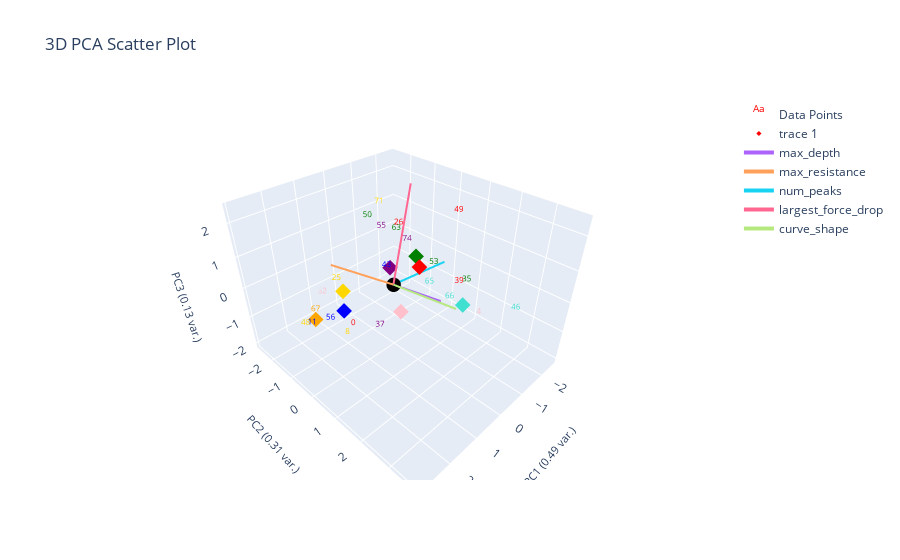

The cell this chart's notebook holds for it:
### Markdown cell above
# Clustering Marion's Labels

### Code cell
marions_labeled_data = data_features_df[data_features_df['marions_ylabels'].notna()].copy() # removes NaN's which correspond to non-labled data
# encodes object into categorical variables
marions_labeled_data['encoded'], uniques = pd.factorize(marions_labeled_data['marions_ylabels'])

plotting.plot_clusters_seperately(marions_labeled_data['encoded'].tolist(), marions_labeled_data.index.tolist(), depth_resist_curve_df_list, 
                         cluster_category_names=uniques.tolist())

def find_marions_labels_means(marions_labeled_data: pd.DataFrame) -> pd.DataFrame:
    # remove non-important cols
    marions_labeled_data = marions_labeled_data.copy()
    numerical_data = plotting.extract_numerical_features(marions_labeled_data)
    marions_labeled_data['encoded'], uniques = pd.factorize(marions_labeled_data['marions_ylabels'])
    label_centroids = []
    for label_num, label_name in enumerate(uniques):
        label_features = numerical_data[marions_labeled_data['encoded'] == label_num]
        label_centroid = label_features.mean(axis=0).tolist() # drop cols for mean calculation
        label_centroid.extend([label_name, label_num])

        label_centroids.append(label_centroid)
    return_cols = numerical_data.columns.tolist()
    return_cols.extend(['marions_ylabels', 'encoded'])
    return pd.DataFrame(data=label_centroids, columns=return_cols)

marions_label_centroids = find_marions_labels_means(marions_labeled_data)
plotting.plot_pca(marions_labeled_data, marions_labeled_data['encoded'], 3, graph_title='marions_ylabels', centroids=marions_label_centroids)

### Figure 1 — Plotly figure (JSON) as saved in the notebook; plotly's stock layout.template omitted (floating-point values rounded to 4 significant figures)
{"data": [{"mode": "text", "name": "Data Points", "text": ["0", "8", "11", "25", "26", "35", "37", "39", "41", "43", "46", "48", "49", "50", "53", "55", "56", "62", "63", "65", "66", "67", "71", "74"], "textfont": {"color": ["red", "gold", "blue", "gold", "red", "green", "purple", "red", "pink", "blue", "turquoise", "gold", "red", "green", "green", "purple", "blue", "pink", "green", "turquoise", "turquoise", "orange", "gold", "purple"], "size": 8}, "type": "scatter3d", "x": [1.906, 2.241, 2.624, 1.873, -0.8025, -2.353, 1.929, -1.286, -2.551, 0.08552, -0.2686, 2.901, -2.441, -1.153, -2.29, -1.309, 2.177, 0.7143, -1.363, 0.2732, -1.278, 1.914, -0.4392, -1.102], "y": [0.4982, 0.6796, -0.2929, -0.08687, -0.6014, 0.8222, 1.55, 1.325, 1.333, -0.1937, 3.722, -0.113, 0.2401, -2.377, -0.4931, -1.902, -0.08344, -2.611, -1.277, 1.58, 1.038, -1.18, -1.028, -0.5496], "z": [-0.3229, -0.2979, -0.3423, 0.7658, 1.112, -0.9254, 0.2843, -0.1958, -2.04, 0.2665, 0.778, -0.08404, 1.227, 0.5715, -0.8554, 0.3127, -0.3243, -1.588, 0.4562, 0.6962, -0.8926, -0.827, 1.746, 0.4787]}, {"marker": {"color": ["red", "gold", "blue", "green", "purple", "pink", "turquoise", "orange"], "size": 4, "symbol": "diamond"}, "mode": "markers", "type": "scatter3d", "x": [-0.6559, 1.644, 1.629, -1.79, -0.1609, -0.9186, -0.4245, 1.914], "y": [0.3656, -0.137, -0.19, -0.8313, -0.3005, -0.639, 2.114, -1.18], "z": [0.4552, 0.5325, -0.1334, -0.1883, 0.3586, -1.814, 0.1939, -0.827]}, {"marker": {"color": "black", "size": 5}, "mode": "markers", "name": "Origin", "showlegend": false, "type": "scatter3d", "x": [0], "y": [0], "z": [0]}, {"line": {"width": 4}, "mode": "lines+text", "name": "max_depth", "textposition": "top center", "type": "scatter3d", "x": [0, -1.417], "y": [0, 0.5847], "z": [0, -1.015]}, {"line": {"width": 4}, "mode": "lines+text", "name": "max_resistance", "textposition": "top center", "type": "scatter3d", "x": [0, 1.563], "y": [0, -0.6672], "z": [0, 1.05]}, {"line": {"width": 4}, "mode": "lines+text", "name": "num_peaks", "textposition": "top center", "type": "scatter3d", "x": [0, -1.515], "y": [0, 0.553], "z": [0, 0.3295]}, {"line": {"width": 4}, "mode": "lines+text", "name": "largest_force_drop", "textposition": "top center", "type": "scatter3d", "x": [0, -1.347], "y": [0, -0.6648], "z": [0, 2.404]}, {"line": {"width": 4}, "mode": "lines+text", "name": "curve_shape", "textposition": "top center", "type": "scatter3d", "x": [0, 0.6638], "y": [0, 2.732], "z": [0, 0.9916]}], "layout": {"autosize": true, "scene": {"xaxis": {"title": {"font": {"size": 11}, "text": "PC1 (0.49 var.)"}}, "yaxis": {"title": {"font": {"size": 11}, "text": "PC2 (0.31 var.)"}}, "zaxis": {"title": {"font": {"size": 11}, "text": "PC3 (0.13 var.)"}}}, "title": {"text": "3D PCA Scatter Plot"}}}
